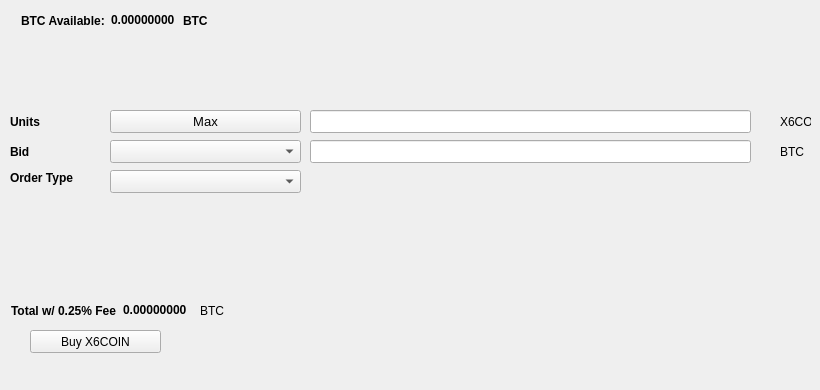
   <widget class="QWidget" name="BuyTab">
    <attribute name="title">
     <string>Buy</string>
    </attribute>
    <widget class="QPushButton" name="BuyX6COIN">
     <property name="geometry">
      <rect>
       <x>30</x>
       <y>330</y>
       <width>131</width>
       <height>23</height>
      </rect>
     </property>
     <property name="text">
      <string>Buy X6COIN</string>
     </property>
     <property name="icon">
      <iconset resource="../x6coin.qrc">
       <normaloff>:/icons/bitcoin</normaloff>:/icons/bitcoin</iconset>
     </property>
    </widget>
    <widget class="QLabel" name="label_3">
     <property name="geometry">
      <rect>
       <x>10</x>
       <y>110</y>
       <width>46</width>
       <height>23</height>
      </rect>
     </property>
     <property name="font">
      <font>
       <weight>75</weight>
       <bold>true</bold>
      </font>
     </property>
     <property name="text">
      <string>Units</string>
     </property>
    </widget>
    <widget class="QLineEdit" name="UnitsInput">
     <property name="geometry">
      <rect>
       <x>310</x>
       <y>110</y>
       <width>441</width>
       <height>23</height>
      </rect>
     </property>
     <property name="font">
      <font>
       <pointsize>9</pointsize>
       <weight>75</weight>
       <bold>true</bold>
      </font>
     </property>
    </widget>
    <widget class="QLineEdit" name="BuyBidPriceEdit">
     <property name="geometry">
      <rect>
       <x>310</x>
       <y>140</y>
       <width>441</width>
       <height>23</height>
      </rect>
     </property>
     <property name="font">
      <font>
       <pointsize>9</pointsize>
       <weight>75</weight>
       <bold>true</bold>
      </font>
     </property>
    </widget>
    <widget class="QLabel" name="label_4">
     <property name="geometry">
      <rect>
       <x>780</x>
       <y>110</y>
       <width>31</width>
       <height>23</height>
      </rect>
     </property>
     <property name="text">
      <string>X6COIN</string>
     </property>
    </widget>
    <widget class="QLabel" name="label_5">
     <property name="geometry">
      <rect>
       <x>780</x>
       <y>140</y>
       <width>31</width>
       <height>23</height>
      </rect>
     </property>
     <property name="text">
      <string>BTC</string>
     </property>
    </widget>
    <widget class="QLabel" name="label_6">
     <property name="geometry">
      <rect>
       <x>10</x>
       <y>140</y>
       <width>46</width>
       <height>23</height>
      </rect>
     </property>
     <property name="font">
      <font>
       <weight>75</weight>
       <bold>true</bold>
      </font>
     </property>
     <property name="text">
      <string>Bid</string>
     </property>
    </widget>
    <widget class="QLabel" name="label_7">
     <property name="geometry">
      <rect>
       <x>10</x>
       <y>170</y>
       <width>91</width>
       <height>16</height>
      </rect>
     </property>
     <property name="font">
      <font>
       <weight>75</weight>
       <bold>true</bold>
      </font>
     </property>
     <property name="text">
      <string>Order Type</string>
     </property>
    </widget>
    <widget class="QPushButton" name="Buy_Max_Amount">
     <property name="geometry">
      <rect>
       <x>110</x>
       <y>110</y>
       <width>191</width>
       <height>23</height>
      </rect>
     </property>
     <property name="font">
      <font>
       <pointsize>10</pointsize>
      </font>
     </property>
     <property name="text">
      <string>Max</string>
     </property>
    </widget>
    <widget class="QComboBox" name="BuyBidcomboBox">
     <property name="geometry">
      <rect>
       <x>110</x>
       <y>140</y>
       <width>191</width>
       <height>23</height>
      </rect>
     </property>
     <property name="font">
      <font>
       <pointsize>10</pointsize>
      </font>
     </property>
    </widget>
    <widget class="QComboBox" name="buyOrdertypeCombo">
     <property name="geometry">
      <rect>
       <x>110</x>
       <y>170</y>
       <width>191</width>
       <height>23</height>
      </rect>
     </property>
     <property name="font">
      <font>
       <pointsize>10</pointsize>
      </font>
     </property>
    </widget>
    <widget class="QWidget" name="layoutWidget1">
     <property name="geometry">
      <rect>
       <x>21</x>
       <y>11</y>
       <width>227</width>
       <height>19</height>
      </rect>
     </property>
     <layout class="QHBoxLayout" name="horizontalLayout_3">
      <item>
       <widget class="QLabel" name="label232">
        <property name="font">
         <font>
          <weight>75</weight>
          <bold>true</bold>
         </font>
        </property>
        <property name="text">
         <string>BTC Available:</string>
        </property>
       </widget>
      </item>
      <item>
       <widget class="QLabel" name="BtcAvailableLbl">
        <property name="palette">
         <palette>
          <active>
           <colorrole role="WindowText">
            <brush brushstyle="SolidPattern">
             <color alpha="255">
              <red>0</red>
              <green>0</green>
              <blue>0</blue>
             </color>
            </brush>
           </colorrole>
           <colorrole role="Button">
            <brush brushstyle="SolidPattern">
             <color alpha="255">
              <red>0</red>
              <green>170</green>
              <blue>0</blue>
             </color>
            </brush>
           </colorrole>
           <colorrole role="Light">
            <brush brushstyle="SolidPattern">
             <color alpha="255">
              <red>0</red>
              <green>255</green>
              <blue>0</blue>
             </color>
            </brush>
           </colorrole>
           <colorrole role="Midlight">
            <brush brushstyle="SolidPattern">
             <color alpha="255">
              <red>0</red>
              <green>212</green>
              <blue>0</blue>
             </color>
            </brush>
           </colorrole>
           <colorrole role="Dark">
            <brush brushstyle="SolidPattern">
             <color alpha="255">
              <red>0</red>
              <green>85</green>
              <blue>0</blue>
             </color>
            </brush>
           </colorrole>
           <colorrole role="Mid">
            <brush brushstyle="SolidPattern">
             <color alpha="255">
              <red>0</red>
              <green>113</green>
              <blue>0</blue>
             </color>
            </brush>
           </colorrole>
           <colorrole role="Text">
            <brush brushstyle="SolidPattern">
             <color alpha="255">
              <red>0</red>
              <green>170</green>
              <blue>0</blue>
             </color>
            </brush>
           </colorrole>
           <colorrole role="BrightText">
            <brush brushstyle="SolidPattern">
             <color alpha="255">
              <red>255</red>
              <green>255</green>
              <blue>255</blue>
             </color>
            </brush>
           </colorrole>
           <colorrole role="ButtonText">
            <brush brushstyle="SolidPattern">
             <color alpha="255">
              <red>0</red>
              <green>0</green>
              <blue>0</blue>
             </color>
            </brush>
           </colorrole>
           <colorrole role="Base">
            <brush brushstyle="SolidPattern">
             <color alpha="255">
              <red>255</red>
              <green>255</green>
              <blue>255</blue>
             </color>
            </brush>
           </colorrole>
           <colorrole role="Window">
            <brush brushstyle="SolidPattern">
             <color alpha="255">
              <red>0</red>
              <green>170</green>
              <blue>0</blue>
             </color>
            </brush>
           </colorrole>
           <colorrole role="Shadow">
            <brush brushstyle="SolidPattern">
             <color alpha="255">
              <red>0</red>
              <green>0</green>
              <blue>0</blue>
             </color>
            </brush>
           </colorrole>
           <colorrole role="AlternateBase">
            <brush brushstyle="SolidPattern">
             <color alpha="255">
              <red>127</red>
              <green>212</green>
              <blue>127</blue>
             </color>
            </brush>
           </colorrole>
           <colorrole role="ToolTipBase">
            <brush brushstyle="SolidPattern">
             <color alpha="255">
              <red>255</red>
              <green>255</green>
              <blue>220</blue>
             </color>
            </brush>
           </colorrole>
           <colorrole role="ToolTipText">
            <brush brushstyle="SolidPattern">
             <color alpha="255">
              <red>0</red>
              <green>0</green>
              <blue>0</blue>
             </color>
            </brush>
           </colorrole>
          </active>
          <inactive>
           <colorrole role="WindowText">
            <brush brushstyle="SolidPattern">
             <color alpha="255">
              <red>0</red>
              <green>0</green>
              <blue>0</blue>
             </color>
            </brush>
           </colorrole>
           <colorrole role="Button">
            <brush brushstyle="SolidPattern">
             <color alpha="255">
              <red>0</red>
              <green>170</green>
              <blue>0</blue>
             </color>
            </brush>
           </colorrole>
           <colorrole role="Light">
            <brush brushstyle="SolidPattern">
             <color alpha="255">
              <red>0</red>
              <green>255</green>
              <blue>0</blue>
             </color>
            </brush>
           </colorrole>
           <colorrole role="Midlight">
            <brush brushstyle="SolidPattern">
             <color alpha="255">
              <red>0</red>
              <green>212</green>
              <blue>0</blue>
             </color>
            </brush>
           </colorrole>
           <colorrole role="Dark">
            <brush brushstyle="SolidPattern">
             <color alpha="255">
              <red>0</red>
              <green>85</green>
              <blue>0</blue>
             </color>
            </brush>
           </colorrole>
           <colorrole role="Mid">
            <brush brushstyle="SolidPattern">
             <color alpha="255">
              <red>0</red>
              <green>113</green>
              <blue>0</blue>
             </color>
            </brush>
           </colorrole>
           <colorrole role="Text">
            <brush brushstyle="SolidPattern">
             <color alpha="255">
              <red>0</red>
              <green>170</green>
              <blue>0</blue>
             </color>
            </brush>
           </colorrole>
           <colorrole role="BrightText">
            <brush brushstyle="SolidPattern">
             <color alpha="255">
              <red>255</red>
              <green>255</green>
              <blue>255</blue>
             </color>
            </brush>
           </colorrole>
           <colorrole role="ButtonText">
            <brush brushstyle="SolidPattern">
             <color alpha="255">
              <red>0</red>
              <green>0</green>
              <blue>0</blue>
             </color>
            </brush>
           </colorrole>
           <colorrole role="Base">
            <brush brushstyle="SolidPattern">
             <color alpha="255">
              <red>255</red>
              <green>255</green>
              <blue>255</blue>
             </color>
            </brush>
           </colorrole>
           <colorrole role="Window">
            <brush brushstyle="SolidPattern">
             <color alpha="255">
              <red>0</red>
              <green>170</green>
              <blue>0</blue>
             </color>
            </brush>
           </colorrole>
           <colorrole role="Shadow">
            <brush brushstyle="SolidPattern">
             <color alpha="255">
              <red>0</red>
              <green>0</green>
              <blue>0</blue>
             </color>
            </brush>
           </colorrole>
           <colorrole role="AlternateBase">
            <brush brushstyle="SolidPattern">
             <color alpha="255">
              <red>127</red>
              <green>212</green>
              <blue>127</blue>
             </color>
            </brush>
           </colorrole>
           <colorrole role="ToolTipBase">
            <brush brushstyle="SolidPattern">
             <color alpha="255">
              <red>255</red>
              <green>255</green>
              <blue>220</blue>
             </color>
            </brush>
           </colorrole>
           <colorrole role="ToolTipText">
            <brush brushstyle="SolidPattern">
             <color alpha="255">
              <red>0</red>
              <green>0</green>
              <blue>0</blue>
             </color>
            </brush>
           </colorrole>
          </inactive>
          <disabled>
           <colorrole role="WindowText">
            <brush brushstyle="SolidPattern">
             <color alpha="255">
              <red>0</red>
              <green>85</green>
              <blue>0</blue>
             </color>
            </brush>
           </colorrole>
           <colorrole role="Button">
            <brush brushstyle="SolidPattern">
             <color alpha="255">
              <red>0</red>
              <green>170</green>
              <blue>0</blue>
             </color>
            </brush>
           </colorrole>
           <colorrole role="Light">
            <brush brushstyle="SolidPattern">
             <color alpha="255">
              <red>0</red>
              <green>255</green>
              <blue>0</blue>
             </color>
            </brush>
           </colorrole>
           <colorrole role="Midlight">
            <brush brushstyle="SolidPattern">
             <color alpha="255">
              <red>0</red>
              <green>212</green>
              <blue>0</blue>
             </color>
            </brush>
           </colorrole>
           <colorrole role="Dark">
            <brush brushstyle="SolidPattern">
             <color alpha="255">
              <red>0</red>
              <green>85</green>
              <blue>0</blue>
             </color>
            </brush>
           </colorrole>
           <colorrole role="Mid">
            <brush brushstyle="SolidPattern">
             <color alpha="255">
              <red>0</red>
              <green>113</green>
              <blue>0</blue>
             </color>
            </brush>
           </colorrole>
           <colorrole role="Text">
            <brush brushstyle="SolidPattern">
             <color alpha="255">
              <red>0</red>
              <green>85</green>
              <blue>0</blue>
             </color>
            </brush>
           </colorrole>
           <colorrole role="BrightText">
            <brush brushstyle="SolidPattern">
             <color alpha="255">
              <red>255</red>
              <green>255</green>
              <blue>255</blue>
             </color>
            </brush>
           </colorrole>
           <colorrole role="ButtonText">
            <brush brushstyle="SolidPattern">
             <color alpha="255">
              <red>0</red>
              <green>85</green>
              <blue>0</blue>
             </color>
            </brush>
           </colorrole>
           <colorrole role="Base">
            <brush brushstyle="SolidPattern">
             <color alpha="255">
              <red>0</red>
              <green>170</green>
              <blue>0</blue>
             </color>
            </brush>
           </colorrole>
           <colorrole role="Window">
            <brush brushstyle="SolidPattern">
             <color alpha="255">
              <red>0</red>
              <green>170</green>
              <blue>0</blue>
             </color>
            </brush>
           </colorrole>
           <colorrole role="Shadow">
            <brush brushstyle="SolidPattern">
             <color alpha="255">
              <red>0</red>
              <green>0</green>
              <blue>0</blue>
             </color>
            </brush>
           </colorrole>
           <colorrole role="AlternateBase">
            <brush brushstyle="SolidPattern">
             <color alpha="255">
              <red>0</red>
              <green>170</green>
              <blue>0</blue>
             </color>
            </brush>
           </colorrole>
           <colorrole role="ToolTipBase">
            <brush brushstyle="SolidPattern">
             <color alpha="255">
              <red>255</red>
              <green>255</green>
              <blue>220</blue>
             </color>
            </brush>
           </colorrole>
           <colorrole role="ToolTipText">
            <brush brushstyle="SolidPattern">
             <color alpha="255">
              <red>0</red>
              <green>0</green>
              <blue>0</blue>
             </color>
            </brush>
           </colorrole>
          </disabled>
         </palette>
        </property>
        <property name="font">
         <font>
          <weight>75</weight>
          <bold>true</bold>
         </font>
        </property>
        <property name="text">
         <string>0.00000000</string>
        </property>
        <property name="textInteractionFlags">
         <set>Qt::LinksAccessibleByMouse|Qt::TextSelectableByKeyboard|Qt::TextSelectableByMouse</set>
        </property>
       </widget>
      </item>
      <item>
       <widget class="QLabel" name="BtcAvailableLbl_2">
        <property name="font">
         <font>
          <weight>75</weight>
          <bold>true</bold>
         </font>
        </property>
        <property name="text">
         <string>BTC</string>
        </property>
       </widget>
      </item>
     </layout>
    </widget>
    <widget class="QWidget" name="layoutWidge2">
     <property name="geometry">
      <rect>
       <x>11</x>
       <y>301</y>
       <width>259</width>
       <height>19</height>
      </rect>
     </property>
     <layout class="QHBoxLayout" name="horizontalLayout_4">
      <item>
       <widget class="QLabel" name="label_9">
        <property name="font">
         <font>
          <weight>75</weight>
          <bold>true</bold>
         </font>
        </property>
        <property name="text">
         <string>Total w/ 0.25% Fee</string>
        </property>
       </widget>
      </item>
      <item>
       <widget class="QLabel" name="BuyCostLabel">
        <property name="palette">
         <palette>
          <active>
           <colorrole role="WindowText">
            <brush brushstyle="SolidPattern">
             <color alpha="255">
              <red>0</red>
              <green>0</green>
              <blue>0</blue>
             </color>
            </brush>
           </colorrole>
           <colorrole role="Button">
            <brush brushstyle="SolidPattern">
             <color alpha="255">
              <red>0</red>
              <green>170</green>
              <blue>0</blue>
             </color>
            </brush>
           </colorrole>
           <colorrole role="Light">
            <brush brushstyle="SolidPattern">
             <color alpha="255">
              <red>0</red>
              <green>255</green>
              <blue>0</blue>
             </color>
            </brush>
           </colorrole>
           <colorrole role="Midlight">
            <brush brushstyle="SolidPattern">
             <color alpha="255">
              <red>0</red>
              <green>212</green>
              <blue>0</blue>
             </color>
            </brush>
           </colorrole>
           <colorrole role="Dark">
            <brush brushstyle="SolidPattern">
             <color alpha="255">
              <red>0</red>
              <green>85</green>
              <blue>0</blue>
             </color>
            </brush>
           </colorrole>
           <colorrole role="Mid">
            <brush brushstyle="SolidPattern">
             <color alpha="255">
              <red>0</red>
              <green>113</green>
              <blue>0</blue>
             </color>
            </brush>
           </colorrole>
           <colorrole role="Text">
            <brush brushstyle="SolidPattern">
             <color alpha="255">
              <red>0</red>
              <green>170</green>
              <blue>0</blue>
             </color>
            </brush>
           </colorrole>
           <colorrole role="BrightText">
            <brush brushstyle="SolidPattern">
             <color alpha="255">
              <red>255</red>
              <green>255</green>
              <blue>255</blue>
             </color>
            </brush>
           </colorrole>
           <colorrole role="ButtonText">
            <brush brushstyle="SolidPattern">
             <color alpha="255">
              <red>0</red>
              <green>0</green>
              <blue>0</blue>
             </color>
            </brush>
           </colorrole>
           <colorrole role="Base">
            <brush brushstyle="SolidPattern">
             <color alpha="255">
              <red>255</red>
              <green>255</green>
              <blue>255</blue>
             </color>
            </brush>
           </colorrole>
           <colorrole role="Window">
            <brush brushstyle="SolidPattern">
             <color alpha="255">
              <red>0</red>
              <green>170</green>
              <blue>0</blue>
             </color>
            </brush>
           </colorrole>
           <colorrole role="Shadow">
            <brush brushstyle="SolidPattern">
             <color alpha="255">
              <red>0</red>
              <green>0</green>
              <blue>0</blue>
             </color>
            </brush>
           </colorrole>
           <colorrole role="AlternateBase">
            <brush brushstyle="SolidPattern">
             <color alpha="255">
              <red>127</red>
              <green>212</green>
              <blue>127</blue>
             </color>
            </brush>
           </colorrole>
           <colorrole role="ToolTipBase">
            <brush brushstyle="SolidPattern">
             <color alpha="255">
              <red>255</red>
              <green>255</green>
              <blue>220</blue>
             </color>
            </brush>
           </colorrole>
           <colorrole role="ToolTipText">
            <brush brushstyle="SolidPattern">
             <color alpha="255">
              <red>0</red>
              <green>0</green>
              <blue>0</blue>
             </color>
            </brush>
           </colorrole>
          </active>
          <inactive>
           <colorrole role="WindowText">
            <brush brushstyle="SolidPattern">
             <color alpha="255">
              <red>0</red>
              <green>0</green>
              <blue>0</blue>
             </color>
            </brush>
           </colorrole>
           <colorrole role="Button">
            <brush brushstyle="SolidPattern">
             <color alpha="255">
              <red>0</red>
              <green>170</green>
              <blue>0</blue>
             </color>
            </brush>
           </colorrole>
           <colorrole role="Light">
            <brush brushstyle="SolidPattern">
             <color alpha="255">
              <red>0</red>
              <green>255</green>
              <blue>0</blue>
             </color>
            </brush>
           </colorrole>
           <colorrole role="Midlight">
            <brush brushstyle="SolidPattern">
             <color alpha="255">
              <red>0</red>
              <green>212</green>
              <blue>0</blue>
             </color>
            </brush>
           </colorrole>
           <colorrole role="Dark">
            <brush brushstyle="SolidPattern">
             <color alpha="255">
              <red>0</red>
              <green>85</green>
              <blue>0</blue>
             </color>
            </brush>
           </colorrole>
           <colorrole role="Mid">
            <brush brushstyle="SolidPattern">
             <color alpha="255">
              <red>0</red>
              <green>113</green>
              <blue>0</blue>
             </color>
            </brush>
           </colorrole>
           <colorrole role="Text">
            <brush brushstyle="SolidPattern">
             <color alpha="255">
              <red>0</red>
              <green>170</green>
              <blue>0</blue>
             </color>
            </brush>
           </colorrole>
           <colorrole role="BrightText">
            <brush brushstyle="SolidPattern">
             <color alpha="255">
              <red>255</red>
              <green>255</green>
              <blue>255</blue>
             </color>
            </brush>
           </colorrole>
           <colorrole role="ButtonText">
            <brush brushstyle="SolidPattern">
             <color alpha="255">
              <red>0</red>
              <green>0</green>
              <blue>0</blue>
             </color>
            </brush>
           </colorrole>
           <colorrole role="Base">
            <brush brushstyle="SolidPattern">
             <color alpha="255">
              <red>255</red>
              <green>255</green>
              <blue>255</blue>
             </color>
            </brush>
           </colorrole>
           <colorrole role="Window">
            <brush brushstyle="SolidPattern">
             <color alpha="255">
              <red>0</red>
              <green>170</green>
              <blue>0</blue>
             </color>
            </brush>
           </colorrole>
           <colorrole role="Shadow">
            <brush brushstyle="SolidPattern">
             <color alpha="255">
              <red>0</red>
              <green>0</green>
              <blue>0</blue>
             </color>
            </brush>
           </colorrole>
           <colorrole role="AlternateBase">
            <brush brushstyle="SolidPattern">
             <color alpha="255">
              <red>127</red>
              <green>212</green>
              <blue>127</blue>
             </color>
            </brush>
           </colorrole>
           <colorrole role="ToolTipBase">
            <brush brushstyle="SolidPattern">
             <color alpha="255">
              <red>255</red>
              <green>255</green>
              <blue>220</blue>
             </color>
            </brush>
           </colorrole>
           <colorrole role="ToolTipText">
            <brush brushstyle="SolidPattern">
             <color alpha="255">
              <red>0</red>
              <green>0</green>
              <blue>0</blue>
             </color>
            </brush>
           </colorrole>
          </inactive>
          <disabled>
           <colorrole role="WindowText">
            <brush brushstyle="SolidPattern">
             <color alpha="255">
              <red>0</red>
              <green>85</green>
              <blue>0</blue>
             </color>
            </brush>
           </colorrole>
           <colorrole role="Button">
            <brush brushstyle="SolidPattern">
             <color alpha="255">
              <red>0</red>
              <green>170</green>
              <blue>0</blue>
             </color>
            </brush>
           </colorrole>
           <colorrole role="Light">
            <brush brushstyle="SolidPattern">
             <color alpha="255">
              <red>0</red>
              <green>255</green>
              <blue>0</blue>
             </color>
            </brush>
           </colorrole>
           <colorrole role="Midlight">
            <brush brushstyle="SolidPattern">
             <color alpha="255">
              <red>0</red>
              <green>212</green>
              <blue>0</blue>
             </color>
            </brush>
           </colorrole>
           <colorrole role="Dark">
            <brush brushstyle="SolidPattern">
             <color alpha="255">
              <red>0</red>
              <green>85</green>
              <blue>0</blue>
             </color>
            </brush>
           </colorrole>
           <colorrole role="Mid">
            <brush brushstyle="SolidPattern">
             <color alpha="255">
              <red>0</red>
              <green>113</green>
              <blue>0</blue>
             </color>
            </brush>
           </colorrole>
           <colorrole role="Text">
            <brush brushstyle="SolidPattern">
             <color alpha="255">
              <red>0</red>
              <green>85</green>
              <blue>0</blue>
             </color>
            </brush>
           </colorrole>
           <colorrole role="BrightText">
            <brush brushstyle="SolidPattern">
             <color alpha="255">
              <red>255</red>
              <green>255</green>
              <blue>255</blue>
             </color>
            </brush>
           </colorrole>
           <colorrole role="ButtonText">
            <brush brushstyle="SolidPattern">
             <color alpha="255">
              <red>0</red>
              <green>85</green>
              <blue>0</blue>
             </color>
            </brush>
           </colorrole>
           <colorrole role="Base">
            <brush brushstyle="SolidPattern">
             <color alpha="255">
              <red>0</red>
              <green>170</green>
              <blue>0</blue>
             </color>
            </brush>
           </colorrole>
           <colorrole role="Window">
            <brush brushstyle="SolidPattern">
             <color alpha="255">
              <red>0</red>
              <green>170</green>
              <blue>0</blue>
             </color>
            </brush>
           </colorrole>
           <colorrole role="Shadow">
            <brush brushstyle="SolidPattern">
             <color alpha="255">
              <red>0</red>
              <green>0</green>
              <blue>0</blue>
             </color>
            </brush>
           </colorrole>
           <colorrole role="AlternateBase">
            <brush brushstyle="SolidPattern">
             <color alpha="255">
              <red>0</red>
              <green>170</green>
              <blue>0</blue>
             </color>
            </brush>
           </colorrole>
           <colorrole role="ToolTipBase">
            <brush brushstyle="SolidPattern">
             <color alpha="255">
              <red>255</red>
              <green>255</green>
              <blue>220</blue>
             </color>
            </brush>
           </colorrole>
           <colorrole role="ToolTipText">
            <brush brushstyle="SolidPattern">
             <color alpha="255">
              <red>0</red>
              <green>0</green>
              <blue>0</blue>
             </color>
            </brush>
           </colorrole>
          </disabled>
         </palette>
        </property>
        <property name="font">
         <font>
          <weight>75</weight>
          <bold>true</bold>
         </font>
        </property>
        <property name="autoFillBackground">
         <bool>false</bool>
        </property>
        <property name="text">
         <string>0.00000000</string>
        </property>
        <property name="textInteractionFlags">
         <set>Qt::LinksAccessibleByMouse|Qt::TextSelectableByMouse</set>
        </property>
       </widget>
      </item>
      <item>
       <widget class="QLabel" name="label_10">
        <property name="font">
         <font>
          <weight>50</weight>
          <bold>false</bold>
         </font>
        </property>
        <property name="text">
         <string>BTC</string>
        </property>
       </widget>
      </item>
     </layout>
    </widget>
    <widget class="QLabel" name="label_24">
     <property name="geometry">
      <rect>
       <x>460</x>
       <y>300</y>
       <width>281</width>
       <height>81</height>
      </rect>
     </property>
     <property name="text">
      <string/>
     </property>
     <property name="pixmap">
      <pixmap>:/images/bittrex</pixmap>
     </property>
    </widget>
   </widget>
